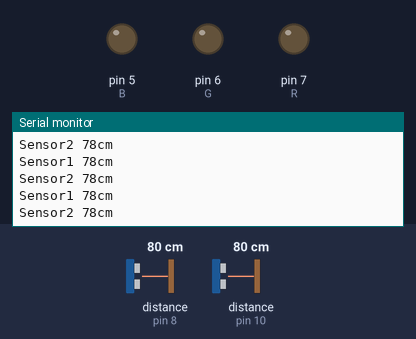
Recording of a sketch running on a simulated Arduino Uno, built with avr-gcc and run on an emulated ATmega328P. On the bench: output pins drawn as LEDs (lit = HIGH), the last lines printed to the serial monitor. Wiring (inferred from the names in the program): 2 × ultrasonic range finder: trigger pin 9, echo pin 8 / trigger pin 11, echo pin 10. The test bench sets the inputs (shaded band); at power-on: distance to the obstacle (sensors on pin 8, pin 10) 80 cm. The echo pulse lasts 58.3 µs per cm; pins used as bus, display or sensor lines are not drawn.

Above: at 1.2 s.
1.3 s: distance to the obstacle (sensor on pin 8) set to 299 cm
At 1.38 s:
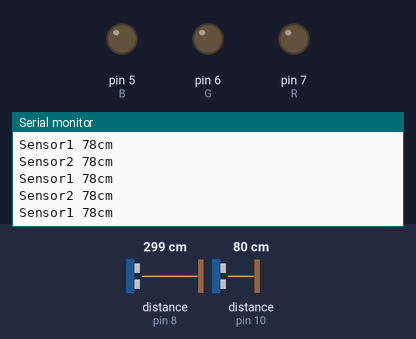
4.3 s: distance to the obstacle (sensor on pin 10) set to 60 cm
At 4.51 s:
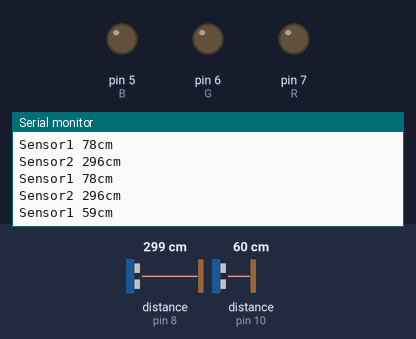
Timing chart, 0 to 7.3 s (numbered marks = the images above; inputs shaded):
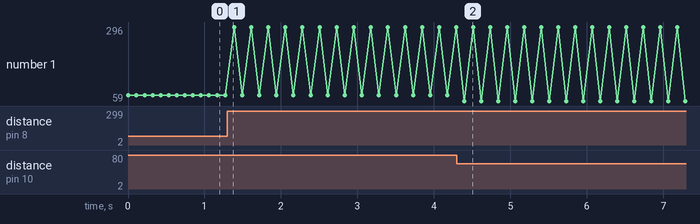

The sketch:

experiment.ino
```cpp
int trigPin1=11;
int echoPin1=10;

int trigPin2=9;
int echoPin2=8;

int R=7;
int G=6;
int B=5;
  long duration1;
  int distance1;
  long duration2;
  int distance2;
int sonar1()
{
  digitalWrite(trigPin1, LOW);  // Added this line
  delayMicroseconds(2); // Added this line
  digitalWrite(trigPin1, HIGH);
  delayMicroseconds(10); // Added this line
  digitalWrite(trigPin1, LOW);
  duration1 = pulseIn(echoPin1, HIGH);
  distance1 = duration1*0.034/2;
  Serial.print ( "Sensor1 ");
  Serial.print ( distance1);
  Serial.println("cm");
  delay(100);
  return distance1;
}
int sonar2()
{
  digitalWrite(trigPin2, LOW);  // Added this line
  delayMicroseconds(2); // Added this line
  digitalWrite(trigPin2, HIGH);
  delayMicroseconds(10); // Added this line
  digitalWrite(trigPin2, LOW);
  duration2 = pulseIn(echoPin2, HIGH);
  distance2= duration2*0.034/2;
  Serial.print("Sensor2 ");
  Serial.print(distance2);
  Serial.println("cm");
  delay(100);
  return distance2;
}

void setup() {
  Serial.begin (9600);
  pinMode(trigPin1, OUTPUT);
  pinMode(echoPin1, INPUT);
  pinMode(trigPin2, OUTPUT);
  pinMode(echoPin2, INPUT);
  pinMode(R, OUTPUT);
  pinMode(G, OUTPUT);
  pinMode(B, OUTPUT);
}

void loop()
{
int a=sonar1();
int b=sonar2();
  //sonar2();
  if( a<50 )
  {
    digitalWrite(trigPin1,LOW);
    if(b<50)
    {
     digitalWrite(G,LOW);
     digitalWrite(B,LOW);
     digitalWrite(R,HIGH);
    }
    else
    {
      digitalWrite(G,LOW);
      digitalWrite(B,LOW);
      digitalWrite(R,LOW);
    }
    delay(1000);
  }
else if(b<50)
{
  digitalWrite(trigPin2,LOW);
  if(a<50)
  {
     digitalWrite(G,HIGH);
     digitalWrite(R,LOW);
     digitalWrite(B,LOW);
    }
    else
    {
     digitalWrite(G,LOW);
     digitalWrite(R,LOW);
     digitalWrite(B,LOW);
    }
    delay(1000);
}
else
    {
     digitalWrite(G,LOW);
     digitalWrite(R,LOW);
     digitalWrite(B,LOW);
    }
}
```

Measured:
- after the input at 4.3 s, the serial monitor: prints a new line after 0.10 s (image 2)
- plotted number 1: 78 → 296 after the input at 1.3 s
